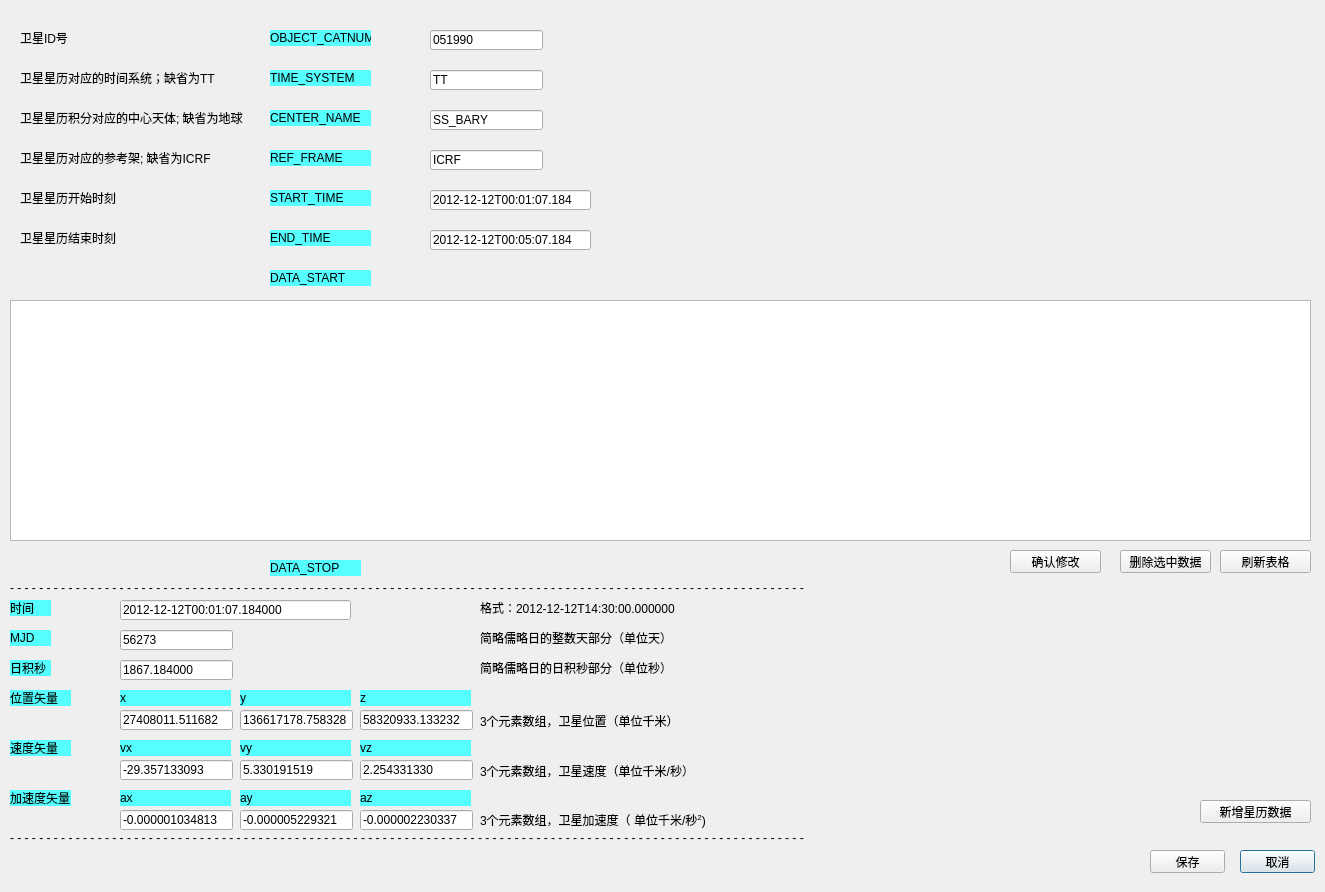
<?xml version="1.0" encoding="UTF-8"?>
<ui version="4.0">
 <class>DialogXingLi</class>
 <widget class="QDialog" name="DialogXingLi">
  <property name="geometry">
   <rect>
    <x>0</x>
    <y>0</y>
    <width>1325</width>
    <height>892</height>
   </rect>
  </property>
  <property name="windowTitle">
   <string>Dialog</string>
  </property>
  <widget class="QLabel" name="label">
   <property name="geometry">
    <rect>
     <x>270</x>
     <y>30</y>
     <width>101</width>
     <height>16</height>
    </rect>
   </property>
   <property name="styleSheet">
    <string notr="true">background-color: rgb(85, 255, 255);</string>
   </property>
   <property name="text">
    <string>OBJECT_CATNUM</string>
   </property>
  </widget>
  <widget class="QLabel" name="label_2">
   <property name="geometry">
    <rect>
     <x>270</x>
     <y>70</y>
     <width>101</width>
     <height>16</height>
    </rect>
   </property>
   <property name="styleSheet">
    <string notr="true">background-color: rgb(85, 255, 255);</string>
   </property>
   <property name="text">
    <string>TIME_SYSTEM</string>
   </property>
  </widget>
  <widget class="QLineEdit" name="OBJECT_CATNUM">
   <property name="geometry">
    <rect>
     <x>430</x>
     <y>30</y>
     <width>113</width>
     <height>20</height>
    </rect>
   </property>
   <property name="text">
    <string>051990</string>
   </property>
  </widget>
  <widget class="QLineEdit" name="TIME_SYSTEM">
   <property name="geometry">
    <rect>
     <x>430</x>
     <y>70</y>
     <width>113</width>
     <height>20</height>
    </rect>
   </property>
   <property name="text">
    <string>TT</string>
   </property>
  </widget>
  <widget class="QLineEdit" name="CENTER_NAME">
   <property name="geometry">
    <rect>
     <x>430</x>
     <y>110</y>
     <width>113</width>
     <height>20</height>
    </rect>
   </property>
   <property name="text">
    <string>SS_BARY</string>
   </property>
  </widget>
  <widget class="QLabel" name="label_3">
   <property name="geometry">
    <rect>
     <x>270</x>
     <y>110</y>
     <width>101</width>
     <height>16</height>
    </rect>
   </property>
   <property name="styleSheet">
    <string notr="true">background-color: rgb(85, 255, 255);</string>
   </property>
   <property name="text">
    <string>CENTER_NAME</string>
   </property>
  </widget>
  <widget class="QLabel" name="label_4">
   <property name="geometry">
    <rect>
     <x>270</x>
     <y>230</y>
     <width>101</width>
     <height>16</height>
    </rect>
   </property>
   <property name="styleSheet">
    <string notr="true">background-color: rgb(85, 255, 255);</string>
   </property>
   <property name="text">
    <string>END_TIME</string>
   </property>
  </widget>
  <widget class="QLabel" name="label_5">
   <property name="geometry">
    <rect>
     <x>270</x>
     <y>190</y>
     <width>101</width>
     <height>16</height>
    </rect>
   </property>
   <property name="styleSheet">
    <string notr="true">background-color: rgb(85, 255, 255);</string>
   </property>
   <property name="text">
    <string>START_TIME</string>
   </property>
  </widget>
  <widget class="QLineEdit" name="END_TIME">
   <property name="geometry">
    <rect>
     <x>430</x>
     <y>230</y>
     <width>161</width>
     <height>20</height>
    </rect>
   </property>
   <property name="text">
    <string>2012-12-12T00:05:07.184</string>
   </property>
  </widget>
  <widget class="QLineEdit" name="REF_FRAME">
   <property name="geometry">
    <rect>
     <x>430</x>
     <y>150</y>
     <width>113</width>
     <height>20</height>
    </rect>
   </property>
   <property name="text">
    <string>ICRF</string>
   </property>
  </widget>
  <widget class="QLabel" name="label_6">
   <property name="geometry">
    <rect>
     <x>270</x>
     <y>150</y>
     <width>101</width>
     <height>16</height>
    </rect>
   </property>
   <property name="styleSheet">
    <string notr="true">background-color: rgb(85, 255, 255);</string>
   </property>
   <property name="text">
    <string>REF_FRAME</string>
   </property>
  </widget>
  <widget class="QLineEdit" name="START_TIME">
   <property name="geometry">
    <rect>
     <x>430</x>
     <y>190</y>
     <width>161</width>
     <height>20</height>
    </rect>
   </property>
   <property name="text">
    <string>2012-12-12T00:01:07.184</string>
   </property>
  </widget>
  <widget class="QLabel" name="label_7">
   <property name="geometry">
    <rect>
     <x>270</x>
     <y>270</y>
     <width>101</width>
     <height>16</height>
    </rect>
   </property>
   <property name="styleSheet">
    <string notr="true">background-color: rgb(85, 255, 255);</string>
   </property>
   <property name="text">
    <string>DATA_START</string>
   </property>
  </widget>
  <widget class="QLabel" name="label_8">
   <property name="geometry">
    <rect>
     <x>20</x>
     <y>30</y>
     <width>121</width>
     <height>16</height>
    </rect>
   </property>
   <property name="styleSheet">
    <string notr="true"/>
   </property>
   <property name="text">
    <string>卫星ID号</string>
   </property>
  </widget>
  <widget class="QLabel" name="label_9">
   <property name="geometry">
    <rect>
     <x>20</x>
     <y>70</y>
     <width>231</width>
     <height>16</height>
    </rect>
   </property>
   <property name="styleSheet">
    <string notr="true"/>
   </property>
   <property name="text">
    <string>卫星星历对应的时间系统；缺省为TT</string>
   </property>
  </widget>
  <widget class="QLabel" name="label_10">
   <property name="geometry">
    <rect>
     <x>20</x>
     <y>110</y>
     <width>231</width>
     <height>16</height>
    </rect>
   </property>
   <property name="styleSheet">
    <string notr="true"/>
   </property>
   <property name="text">
    <string>卫星星历积分对应的中心天体; 缺省为地球</string>
   </property>
  </widget>
  <widget class="QLabel" name="label_11">
   <property name="geometry">
    <rect>
     <x>20</x>
     <y>150</y>
     <width>231</width>
     <height>16</height>
    </rect>
   </property>
   <property name="styleSheet">
    <string notr="true"/>
   </property>
   <property name="text">
    <string>卫星星历对应的参考架; 缺省为ICRF</string>
   </property>
  </widget>
  <widget class="QLabel" name="label_12">
   <property name="geometry">
    <rect>
     <x>20</x>
     <y>190</y>
     <width>231</width>
     <height>16</height>
    </rect>
   </property>
   <property name="styleSheet">
    <string notr="true"/>
   </property>
   <property name="text">
    <string>卫星星历开始时刻</string>
   </property>
  </widget>
  <widget class="QLabel" name="label_13">
   <property name="geometry">
    <rect>
     <x>20</x>
     <y>230</y>
     <width>231</width>
     <height>16</height>
    </rect>
   </property>
   <property name="styleSheet">
    <string notr="true"/>
   </property>
   <property name="text">
    <string>卫星星历结束时刻</string>
   </property>
  </widget>
  <widget class="QLabel" name="label_14">
   <property name="geometry">
    <rect>
     <x>270</x>
     <y>560</y>
     <width>91</width>
     <height>16</height>
    </rect>
   </property>
   <property name="styleSheet">
    <string notr="true">background-color: rgb(85, 255, 255);</string>
   </property>
   <property name="text">
    <string>DATA_STOP</string>
   </property>
  </widget>
  <widget class="QTableView" name="tableView_XingLi">
   <property name="geometry">
    <rect>
     <x>10</x>
     <y>300</y>
     <width>1301</width>
     <height>241</height>
    </rect>
   </property>
  </widget>
  <widget class="QLabel" name="label_15">
   <property name="geometry">
    <rect>
     <x>10</x>
     <y>580</y>
     <width>1301</width>
     <height>16</height>
    </rect>
   </property>
   <property name="text">
    <string>- - - - - - - - - - - - - - - - - - - - - - - - - - - - - - - - - - - - - - - - - - - - - - - - - - - - - - - - - - - - - - - - - - - - - - - - - - - - - - - - - - - - - - - - - - - - - - - - - - - - - - - - - - - - -</string>
   </property>
  </widget>
  <widget class="QPushButton" name="pushButton_cancel">
   <property name="geometry">
    <rect>
     <x>1240</x>
     <y>850</y>
     <width>75</width>
     <height>23</height>
    </rect>
   </property>
   <property name="text">
    <string>取消</string>
   </property>
  </widget>
  <widget class="QPushButton" name="pushButton_ok">
   <property name="geometry">
    <rect>
     <x>1150</x>
     <y>850</y>
     <width>75</width>
     <height>23</height>
    </rect>
   </property>
   <property name="text">
    <string>保存</string>
   </property>
  </widget>
  <widget class="QPushButton" name="pushButton_saveData">
   <property name="geometry">
    <rect>
     <x>1010</x>
     <y>550</y>
     <width>91</width>
     <height>23</height>
    </rect>
   </property>
   <property name="text">
    <string>确认修改</string>
   </property>
  </widget>
  <widget class="QPushButton" name="pushButton_delData">
   <property name="geometry">
    <rect>
     <x>1120</x>
     <y>550</y>
     <width>91</width>
     <height>23</height>
    </rect>
   </property>
   <property name="text">
    <string>删除选中数据</string>
   </property>
  </widget>
  <widget class="QPushButton" name="pushButton_refreshData">
   <property name="geometry">
    <rect>
     <x>1220</x>
     <y>550</y>
     <width>91</width>
     <height>23</height>
    </rect>
   </property>
   <property name="text">
    <string>刷新表格</string>
   </property>
  </widget>
  <widget class="QPushButton" name="pushButton_addData">
   <property name="geometry">
    <rect>
     <x>1200</x>
     <y>800</y>
     <width>111</width>
     <height>23</height>
    </rect>
   </property>
   <property name="text">
    <string>新增星历数据</string>
   </property>
  </widget>
  <widget class="QLineEdit" name="position_z">
   <property name="geometry">
    <rect>
     <x>360</x>
     <y>710</y>
     <width>113</width>
     <height>20</height>
    </rect>
   </property>
   <property name="text">
    <string>58320933.133232</string>
   </property>
  </widget>
  <widget class="QLineEdit" name="speed_z">
   <property name="geometry">
    <rect>
     <x>360</x>
     <y>760</y>
     <width>113</width>
     <height>20</height>
    </rect>
   </property>
   <property name="text">
    <string>2.254331330</string>
   </property>
  </widget>
  <widget class="QLineEdit" name="accelerate_z">
   <property name="geometry">
    <rect>
     <x>360</x>
     <y>810</y>
     <width>113</width>
     <height>20</height>
    </rect>
   </property>
   <property name="text">
    <string>-0.000002230337</string>
   </property>
  </widget>
  <widget class="QLineEdit" name="position_y">
   <property name="geometry">
    <rect>
     <x>240</x>
     <y>710</y>
     <width>113</width>
     <height>20</height>
    </rect>
   </property>
   <property name="text">
    <string>136617178.758328</string>
   </property>
  </widget>
  <widget class="QLineEdit" name="speed_y">
   <property name="geometry">
    <rect>
     <x>240</x>
     <y>760</y>
     <width>113</width>
     <height>20</height>
    </rect>
   </property>
   <property name="text">
    <string>5.330191519</string>
   </property>
  </widget>
  <widget class="QLineEdit" name="accelerate_y">
   <property name="geometry">
    <rect>
     <x>240</x>
     <y>810</y>
     <width>113</width>
     <height>20</height>
    </rect>
   </property>
   <property name="text">
    <string>-0.000005229321</string>
   </property>
  </widget>
  <widget class="QLineEdit" name="accelerate_x">
   <property name="geometry">
    <rect>
     <x>120</x>
     <y>810</y>
     <width>113</width>
     <height>20</height>
    </rect>
   </property>
   <property name="text">
    <string>-0.000001034813</string>
   </property>
  </widget>
  <widget class="QLineEdit" name="data_JS">
   <property name="geometry">
    <rect>
     <x>120</x>
     <y>660</y>
     <width>113</width>
     <height>20</height>
    </rect>
   </property>
   <property name="text">
    <string>1867.184000</string>
   </property>
  </widget>
  <widget class="QLineEdit" name="data_time">
   <property name="geometry">
    <rect>
     <x>120</x>
     <y>600</y>
     <width>231</width>
     <height>20</height>
    </rect>
   </property>
   <property name="text">
    <string>2012-12-12T00:01:07.184000</string>
   </property>
  </widget>
  <widget class="QLineEdit" name="position_x">
   <property name="geometry">
    <rect>
     <x>120</x>
     <y>710</y>
     <width>113</width>
     <height>20</height>
    </rect>
   </property>
   <property name="text">
    <string>27408011.511682</string>
   </property>
  </widget>
  <widget class="QLineEdit" name="speed_x">
   <property name="geometry">
    <rect>
     <x>120</x>
     <y>760</y>
     <width>113</width>
     <height>20</height>
    </rect>
   </property>
   <property name="text">
    <string>-29.357133093</string>
   </property>
  </widget>
  <widget class="QLineEdit" name="data_MJD">
   <property name="geometry">
    <rect>
     <x>120</x>
     <y>630</y>
     <width>113</width>
     <height>20</height>
    </rect>
   </property>
   <property name="text">
    <string>56273</string>
   </property>
  </widget>
  <widget class="QLabel" name="label_17">
   <property name="geometry">
    <rect>
     <x>10</x>
     <y>600</y>
     <width>41</width>
     <height>16</height>
    </rect>
   </property>
   <property name="styleSheet">
    <string notr="true">background-color: rgb(85, 255, 255);</string>
   </property>
   <property name="text">
    <string>时间</string>
   </property>
  </widget>
  <widget class="QLabel" name="label_18">
   <property name="geometry">
    <rect>
     <x>10</x>
     <y>630</y>
     <width>41</width>
     <height>16</height>
    </rect>
   </property>
   <property name="styleSheet">
    <string notr="true">background-color: rgb(85, 255, 255);</string>
   </property>
   <property name="text">
    <string>MJD</string>
   </property>
  </widget>
  <widget class="QLabel" name="label_19">
   <property name="geometry">
    <rect>
     <x>10</x>
     <y>660</y>
     <width>41</width>
     <height>16</height>
    </rect>
   </property>
   <property name="styleSheet">
    <string notr="true">background-color: rgb(85, 255, 255);</string>
   </property>
   <property name="text">
    <string>日积秒</string>
   </property>
  </widget>
  <widget class="QLabel" name="label_20">
   <property name="geometry">
    <rect>
     <x>120</x>
     <y>690</y>
     <width>111</width>
     <height>16</height>
    </rect>
   </property>
   <property name="styleSheet">
    <string notr="true">background-color: rgb(85, 255, 255);</string>
   </property>
   <property name="text">
    <string>x</string>
   </property>
  </widget>
  <widget class="QLabel" name="label_21">
   <property name="geometry">
    <rect>
     <x>120</x>
     <y>740</y>
     <width>111</width>
     <height>16</height>
    </rect>
   </property>
   <property name="styleSheet">
    <string notr="true">background-color: rgb(85, 255, 255);</string>
   </property>
   <property name="text">
    <string>vx</string>
   </property>
  </widget>
  <widget class="QLabel" name="label_22">
   <property name="geometry">
    <rect>
     <x>120</x>
     <y>790</y>
     <width>111</width>
     <height>16</height>
    </rect>
   </property>
   <property name="styleSheet">
    <string notr="true">background-color: rgb(85, 255, 255);</string>
   </property>
   <property name="text">
    <string>ax</string>
   </property>
  </widget>
  <widget class="QLabel" name="label_23">
   <property name="geometry">
    <rect>
     <x>240</x>
     <y>790</y>
     <width>111</width>
     <height>16</height>
    </rect>
   </property>
   <property name="styleSheet">
    <string notr="true">background-color: rgb(85, 255, 255);</string>
   </property>
   <property name="text">
    <string>ay</string>
   </property>
  </widget>
  <widget class="QLabel" name="label_24">
   <property name="geometry">
    <rect>
     <x>360</x>
     <y>690</y>
     <width>111</width>
     <height>16</height>
    </rect>
   </property>
   <property name="styleSheet">
    <string notr="true">background-color: rgb(85, 255, 255);</string>
   </property>
   <property name="text">
    <string>z</string>
   </property>
  </widget>
  <widget class="QLabel" name="label_25">
   <property name="geometry">
    <rect>
     <x>360</x>
     <y>740</y>
     <width>111</width>
     <height>16</height>
    </rect>
   </property>
   <property name="styleSheet">
    <string notr="true">background-color: rgb(85, 255, 255);</string>
   </property>
   <property name="text">
    <string>vz</string>
   </property>
  </widget>
  <widget class="QLabel" name="label_26">
   <property name="geometry">
    <rect>
     <x>240</x>
     <y>690</y>
     <width>111</width>
     <height>16</height>
    </rect>
   </property>
   <property name="styleSheet">
    <string notr="true">background-color: rgb(85, 255, 255);</string>
   </property>
   <property name="text">
    <string>y</string>
   </property>
  </widget>
  <widget class="QLabel" name="label_27">
   <property name="geometry">
    <rect>
     <x>240</x>
     <y>740</y>
     <width>111</width>
     <height>16</height>
    </rect>
   </property>
   <property name="styleSheet">
    <string notr="true">background-color: rgb(85, 255, 255);</string>
   </property>
   <property name="text">
    <string>vy</string>
   </property>
  </widget>
  <widget class="QLabel" name="label_28">
   <property name="geometry">
    <rect>
     <x>360</x>
     <y>790</y>
     <width>111</width>
     <height>16</height>
    </rect>
   </property>
   <property name="styleSheet">
    <string notr="true">background-color: rgb(85, 255, 255);</string>
   </property>
   <property name="text">
    <string>az</string>
   </property>
  </widget>
  <widget class="QLabel" name="label_16">
   <property name="geometry">
    <rect>
     <x>10</x>
     <y>830</y>
     <width>1311</width>
     <height>16</height>
    </rect>
   </property>
   <property name="text">
    <string>- - - - - - - - - - - - - - - - - - - - - - - - - - - - - - - - - - - - - - - - - - - - - - - - - - - - - - - - - - - - - - - - - - - - - - - - - - - - - - - - - - - - - - - - - - - - - - - - - - - - - - - - - - - - - </string>
   </property>
  </widget>
  <widget class="QLabel" name="label_29">
   <property name="geometry">
    <rect>
     <x>480</x>
     <y>660</y>
     <width>211</width>
     <height>16</height>
    </rect>
   </property>
   <property name="styleSheet">
    <string notr="true"/>
   </property>
   <property name="text">
    <string>简略儒略日的日积秒部分（单位秒）</string>
   </property>
  </widget>
  <widget class="QLabel" name="label_30">
   <property name="geometry">
    <rect>
     <x>480</x>
     <y>600</y>
     <width>211</width>
     <height>16</height>
    </rect>
   </property>
   <property name="styleSheet">
    <string notr="true"/>
   </property>
   <property name="text">
    <string>格式：2012-12-12T14:30:00.000000</string>
   </property>
  </widget>
  <widget class="QLabel" name="label_31">
   <property name="geometry">
    <rect>
     <x>480</x>
     <y>630</y>
     <width>211</width>
     <height>16</height>
    </rect>
   </property>
   <property name="styleSheet">
    <string notr="true"/>
   </property>
   <property name="text">
    <string>简略儒略日的整数天部分（单位天）</string>
   </property>
  </widget>
  <widget class="QLabel" name="label_32">
   <property name="geometry">
    <rect>
     <x>480</x>
     <y>710</y>
     <width>291</width>
     <height>21</height>
    </rect>
   </property>
   <property name="styleSheet">
    <string notr="true"/>
   </property>
   <property name="text">
    <string>3个元素数组，卫星位置（单位千米）</string>
   </property>
  </widget>
  <widget class="QLabel" name="label_33">
   <property name="geometry">
    <rect>
     <x>480</x>
     <y>760</y>
     <width>291</width>
     <height>21</height>
    </rect>
   </property>
   <property name="styleSheet">
    <string notr="true"/>
   </property>
   <property name="text">
    <string>3个元素数组，卫星速度（单位千米/秒）</string>
   </property>
  </widget>
  <widget class="QLabel" name="label_34">
   <property name="geometry">
    <rect>
     <x>480</x>
     <y>810</y>
     <width>251</width>
     <height>21</height>
    </rect>
   </property>
   <property name="styleSheet">
    <string notr="true"/>
   </property>
   <property name="text">
    <string>&lt;html&gt;&lt;head/&gt;&lt;body&gt;&lt;p&gt;3个元素数组，卫星加速度（ 单位千米/秒&lt;span style=&quot; vertical-align:super;&quot;&gt;2&lt;/span&gt;)&lt;/p&gt;&lt;/body&gt;&lt;/html&gt;</string>
   </property>
  </widget>
  <widget class="QLabel" name="label_37">
   <property name="geometry">
    <rect>
     <x>10</x>
     <y>690</y>
     <width>61</width>
     <height>16</height>
    </rect>
   </property>
   <property name="styleSheet">
    <string notr="true">background-color: rgb(85, 255, 255);</string>
   </property>
   <property name="text">
    <string>位置矢量</string>
   </property>
  </widget>
  <widget class="QLabel" name="label_38">
   <property name="geometry">
    <rect>
     <x>10</x>
     <y>740</y>
     <width>61</width>
     <height>16</height>
    </rect>
   </property>
   <property name="styleSheet">
    <string notr="true">background-color: rgb(85, 255, 255);</string>
   </property>
   <property name="text">
    <string>速度矢量</string>
   </property>
  </widget>
  <widget class="QLabel" name="label_39">
   <property name="geometry">
    <rect>
     <x>10</x>
     <y>790</y>
     <width>61</width>
     <height>16</height>
    </rect>
   </property>
   <property name="styleSheet">
    <string notr="true">background-color: rgb(85, 255, 255);</string>
   </property>
   <property name="text">
    <string>加速度矢量</string>
   </property>
  </widget>
 </widget>
 <resources/>
 <connections/>
</ui>
